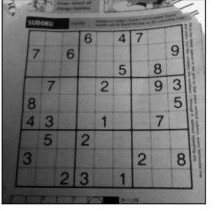
#> input picture opencv/thresholding/page.jpg, 218 x 211 px
$ python adaptive_threshold.py
#> lines starting #> are read from the running program, lines starting #| are printed output that depends on the picture; after the words box and inside, x2 and y2 are one past the last pixel; in counts of white or black regions, pixels touching at a corner belong together
import cv2
import numpy as np

img = cv2.imread('page.jpg',0)
#> img is the input picture: shape (211, 218); min 0, max 255, mean 124

# apply thresholding

_, th1 = cv2.threshold(img, 120, 255, cv2.THRESH_BINARY)
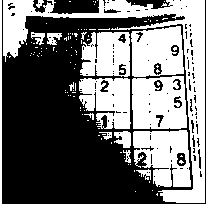
#> th1: shape (211, 218); 49.5% white; 112 white regions (95 under 20 px), largest, box (x1, y1, x2, y2) and area: (3, 0, 205, 203) 6582, (0, 0, 218, 211) 4382, (132, 76, 187, 129) 2525
th2 = cv2.adaptiveThreshold(img, 255, cv2.ADAPTIVE_THRESH_MEAN_C, cv2.THRESH_BINARY,11,2)
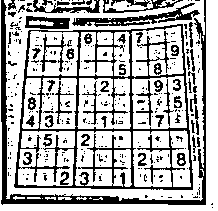
#> th2: shape (211, 218); 69.9% white; 329 black regions (271 under 20 px), largest, box (x1, y1, x2, y2) and area: (14, 24, 193, 190) 5107, (1, 0, 206, 205) 2972, (72, 3, 200, 27) 875
th3 = cv2.adaptiveThreshold(img, 255, cv2.ADAPTIVE_THRESH_GAUSSIAN_C, cv2.THRESH_BINARY,11,2)
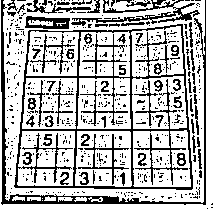
#> th3: shape (211, 218); 72.4% white; black in thin lines or dots


cv2.imshow("original", img)
cv2.imshow("simple", th1)
cv2.imshow("mean adaptive", th2)
cv2.imshow("mean gaussian", th3)
cv2.waitKey()
cv2.destroyAllWindows()
